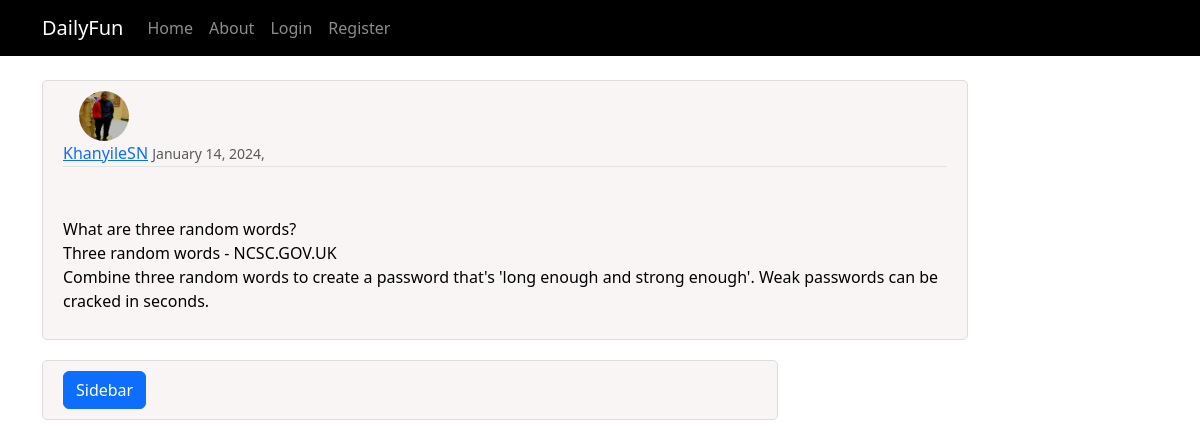
The app's page /post/14/ with its own data.
### blog/models.py (models this page shows, shortened)
class Post(models.Model):
    title= models.CharField(max_length = 200)
    content = models.TextField()
    date_posted = models.DateTimeField(default = timezone.now)
    author = models.ForeignKey(User, on_delete = models.CASCADE)

### logins/models.py (models this page shows, shortened)
class Profile(models.Model):
    user =models.OneToOneField(User, on_delete=models.CASCADE)
    image =models.ImageField(default='default.jpg', upload_to='profile_pics',null=True,blank=True)
    follows= models.ManyToManyField("self",
                                    related_name='followed_by',
                                    symmetrical=False,
                                    blank= True
                                    )
    bio =models.CharField(null=True,blank= True,max_length=500)

### blog/views.py (the view)
# urls.py: path('post/<int:pk>/', PostDetailView.as_view(), name='post-detail'),
class PostDetailView(DetailView):
    model=Post

### blog/Templates/blog/post_detail.html (shortened to what this page needs)
{% extends 'blog/base.html' %}
{%block content%}
<article class="media content-section">
  <img class="rounded-circle article-image" src="{{object.author.profile.image.url}}" width = 50px height= 50px>
    <div class="media-body">
      <div class="article-metadata">
        <a class="mr-2" href="{% url 'user-posts' object.author.username %}">{{ object.author }}</a>
        <small class="text-muted">{{ object.date_posted|date:'F d, Y,' }}</small>
      </div>
      <h2 class="article-title">{{ object.title }}</h2>
      <p class="article-content">{{ object.content }}</p>
    </div>
  </article>
{%endblock content%}

### blog/static/blog/main.css (style rules this page uses)
body { background: white; color: black; margin-top: 5rem; }
h1, h2, h3, h4, h5, h6 { color:#4444 ; }
.content-section { background: hsl(0, 37%, 97%); padding: 10px 20px; border: 1px solid #dddddd; border-radius: 5px; margin-bottom: 20px; right: 50px; }
.article-title { color: hsla(0, 30%, 96%, 0.048); }
.article-content { white-space: pre-line; }
.article-image { height: 50px; width: 50px; margin-right: 16px; margin-left: 16px; }
.article-metadata { padding-bottom: 1px; margin-bottom: 4px; border-bottom: 1px solid #e3e3e3 }

### records on screen
Post: author.profile.image (picture), author "KhanyileSN", date_posted "January 14, 2024,", content "What are three random words? Three random words - NCSC.GOV.UK Combine three random words to create a password that's 'long enough and strong enough'. Weak passwords can be cracked in seconds."
